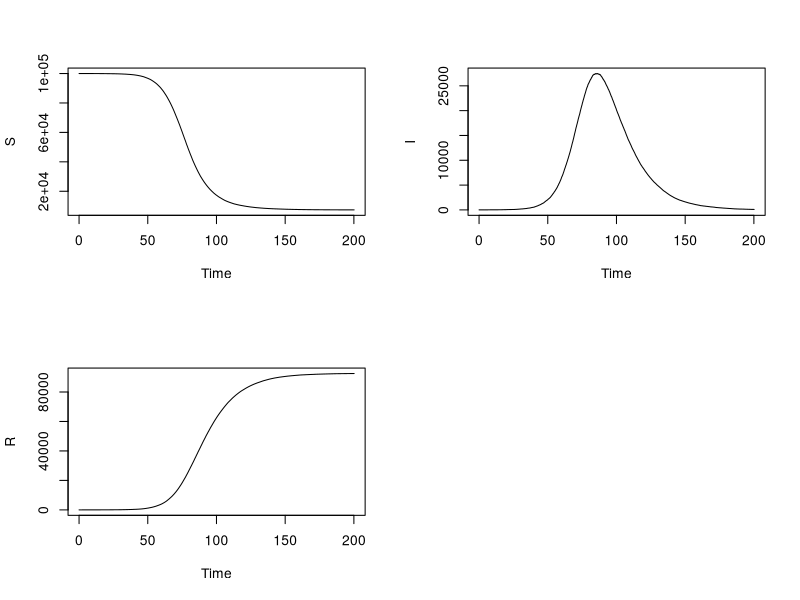

Write R code to recreate this figure.
rm(list = ls())
model <- function(edges,initial,parameters, rate_functions, final_time, plot=F){
  
  compartments <- initial$compartment
  
  
  t <- 0
  
  current_state <- initial$initial_value
  Tps <- list(t)
  output <- list(current_state)
  
  events <- 1:length(rate_functions)
  i <- 1
  states <- current_state
  rates <- sapply(X=1:length(rate_functions),FUN = function(i,rate_functions,states,parameters) do.call(rate_functions[i][[1]],args=list(states,parameters)),states=states,parameters=parameters,rate_functions=rate_functions)
  print(rates)
  while(t<final_time && !identical(rates,rep(0,length(rates)))){
    i <- i+1
    
    states <- current_state
    
    next_event <- sample(x=events,size=1,prob = rates/sum(rates))
   
    next_event_time <- rexp(1,rate=sum(rates))
    involved_compartments <- edges[c(2*next_event-1,2*next_event)]
    
    compartment_indices <- sapply(X = 1:length(involved_compartments),FUN = function(i,compartments,involved_compartments) which(compartments==involved_compartments[i]),compartments=compartments,involved_compartments=involved_compartments)
  
    current_state[compartment_indices] <- current_state[compartment_indices]+c(-1,+1)
   
    t <- t + next_event_time
    Tps[[i]] <- t
    cat("Time=",t,"\n")
    output[[i]] <- current_state
    #print(current_state)
    rates <- sapply(X=1:length(rate_functions),FUN = function(i,rate_functions,states,parameters) do.call(rate_functions[i][[1]],args=list(states,parameters)),states=current_state,parameters=parameters,rate_functions=rate_functions)
    
  }
  
  if(plot==T){
    require(igraph)
    g <- graph(edges = edges,directed = T)
    plot(g)
  }
  y <- as.data.frame(matrix(unlist(output),ncol=length(compartments),byrow = T))
  colnames(y) <- compartments
  list(Tps=unlist(Tps),output=y)
}

##########################################################
########## EXAMPLE OF SIR MODEL ##########################

init <- as.data.frame(c("S","I","R"))
colnames(init) <- "compartment"
init$initial_value <- c(100000,5,0)
parameters <- c(.2,1/14)

infection_A <- function(states,parameters){
  states[1]*sum(states[2])*parameters[1]*parameters[2]/sum(states)
}
infection_I <- function(states,parameters){
  states[1]*sum(states[2])*parameters[1]/sum(states)
}

removal_A <-function(states,parameters){
  states[2]*parameters[3]
}
removal_I <-function(states,parameters){
  states[2]*parameters[2]
}
reinfection <-function(states,parameters){
  states[4]*parameters[5]
}

edges <- c("S","I","I","R")
z=sample(x = 1:1000,length(edges)/2)
Tf <- 200
y <- model(edges = edges,initial = init,parameters = parameters, rate_functions = c("infection_I","removal_I"),final_time = Tf,plot = F)
par(mfrow=c(2,2))
plot(y$Tps,y$output$S,type = "l",ylab = "S",xlab = "Time")
plot(y$Tps,y$output$I,type = "l",ylab = "I",xlab = "Time")
plot(y$Tps,y$output$R,type = "l",ylab = "R",xlab = "Time")

########################### END OF EXAMPLE ##########################################


